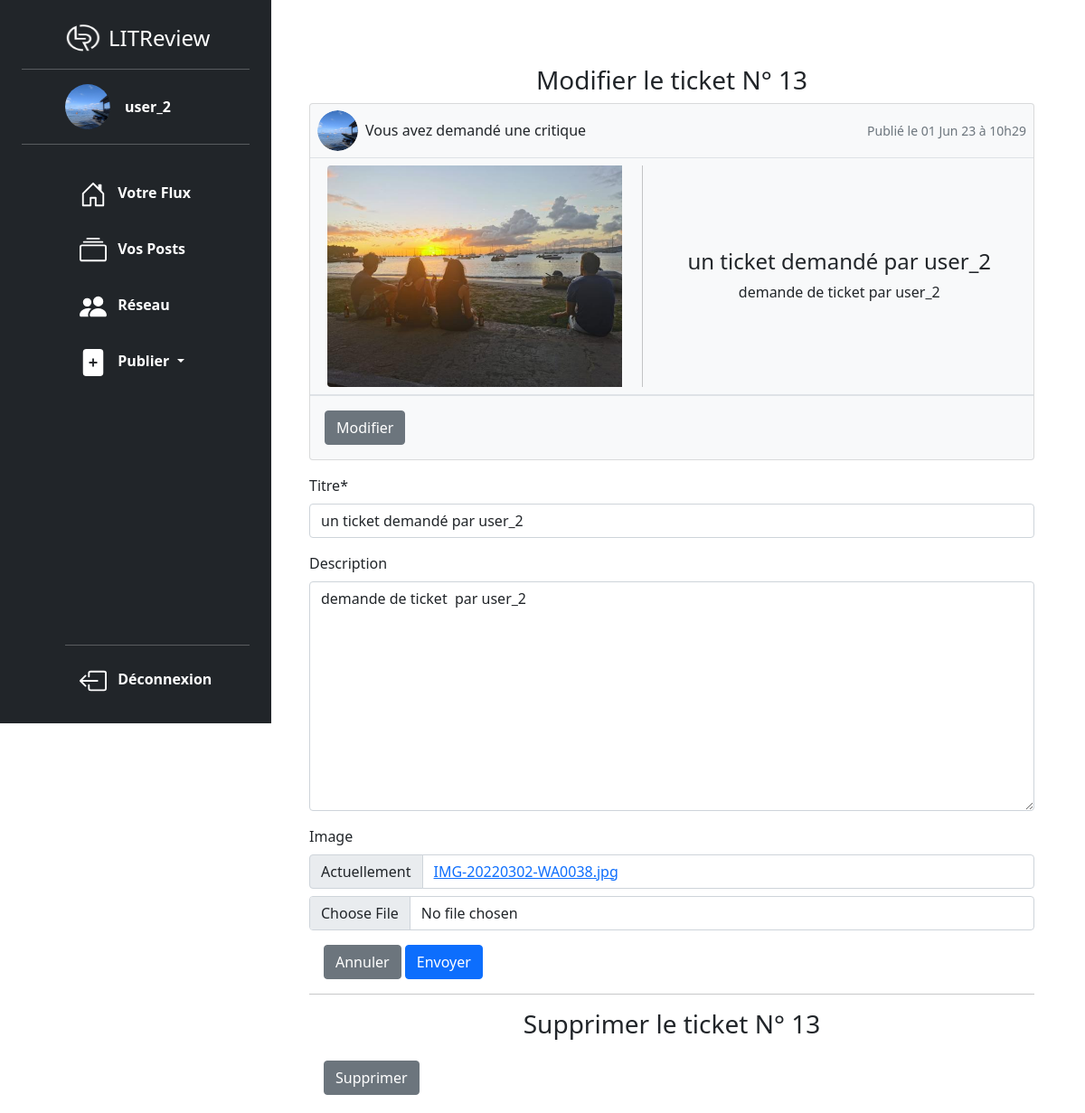
/post/ticket/13/edit/ (signed in), run on an earlier commit of the app's database.
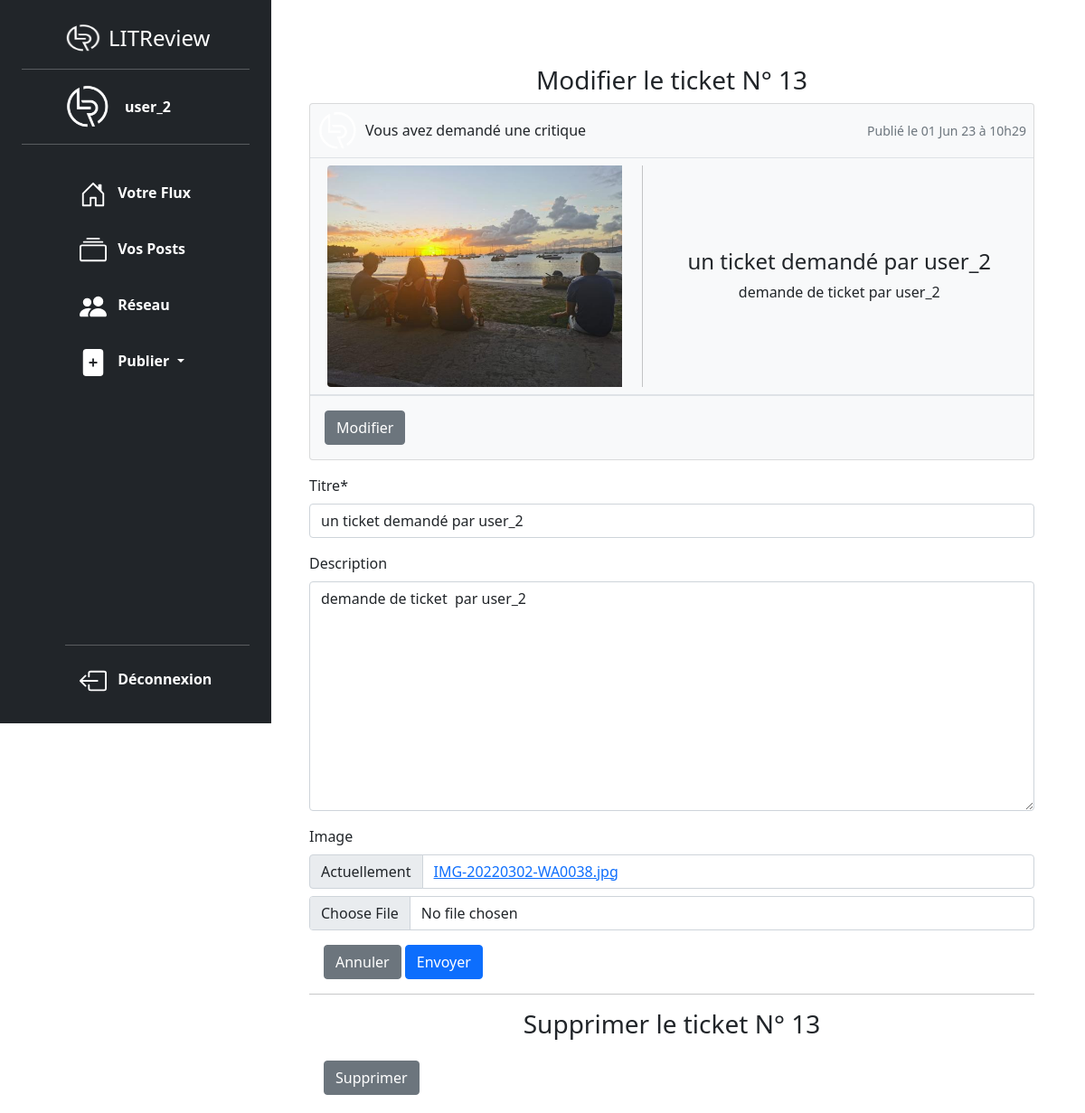
And on a later commit of the database.
### authentication/models.py (models this page shows, shortened)
class User(AbstractUser):
    SUBSCRIBER = "SUBSCRIBER"
    profil_photo = models.ImageField(verbose_name="Photo de profil")
    following = models.ManyToManyField(
        "self",
        through=UserFollows,
        symmetrical=False,
        related_name="followers",
    )

### post/models.py (models this page shows, shortened)
class Ticket(models.Model):
    title = models.CharField(max_length=128)
    description = models.TextField(max_length=2048, blank=True)
    user = models.ForeignKey(to=settings.AUTH_USER_MODEL, on_delete=models.CASCADE)
    image = models.ForeignKey(
        Photo,
        null=True,
        on_delete=models.SET_NULL,
        blank=True,
    )
    time_created = models.DateTimeField(auto_now_add=True)

class Photo(models.Model):
    image = models.ImageField(verbose_name="image", blank=True)
    caption = models.CharField(max_length=128, blank=True)
    uploader = models.ForeignKey(settings.AUTH_USER_MODEL, on_delete=models.CASCADE)
    date_created = models.DateTimeField(auto_now_add=True)
    IMAGE_MAX_SIZE = (600, 600)

### post/views.py (the view, shortened to what this page needs)
@login_required
def edit_ticket(request, ticket_id):
    ticket = get_object_or_404(models.Ticket, id=ticket_id)
    ticket_form = forms.TicketForm(instance=ticket)
    photo_form = forms.PhotoForm(instance=ticket.image)
    delete_form = forms.DeleteTicketForm()
    my_forms = [ticket_form, photo_form]
    context = {
        "ticket": ticket,
        "forms": my_forms,
        "delete_form": delete_form,
    }
    return render(request, "post/edit_ticket.html", context=context)

### post/forms.py
class DeleteTicketForm(forms.Form):
    delete_ticket = forms.BooleanField(widget=forms.HiddenInput, initial=True)

### post/templatetags/post_extra.py (called while the page is built)
@register.filter
def model_type(value):
    return type(value).__name__

@register.filter
def get_posted_at_display(posted_at):
    seconds_ago = (timezone.now() - posted_at).total_seconds()
    if seconds_ago <= HOUR:
        return "Publié il y a un instant."
    elif seconds_ago <= DAY:
        return f"Publié il y a {int(seconds_ago // HOUR)} heures."
    return f'Publié le {posted_at.strftime("%d %b %y à %Hh%M")}'

@register.simple_tag(takes_context=True)
def get_poster_display(context, user):
    if user == context["user"]:
        return "Vous avez"
    return f"{user.username} a"

### post/templates/post/edit_ticket.html (shortened to what this page needs)
{% extends 'base.html' %}
{% load crispy_forms_tags %}
{% block content %}
    <div class="container" style="max-width:850px">
        <h3 class="text-center">Modifier le ticket N° {{ticket.id}}</h3>
        {% include 'post/partials/ticket.html' %}
        <form method="post" enctype="multipart/form-data">
            {% for form in forms %}
                {{form|crispy}}
            {% endfor %}
            <div class="m-3">
                <a class="btn btn-secondary" href="{% url 'home' %}" role="button">Annuler</a>
                <button class="btn btn-primary" type="submit">Envoyer</button>
            </div>
        </form>
        <hr>
        <h3 class="text-center">Supprimer le ticket N° {{ticket.id}}</h3>
        <form method="post">
            <button type="submit" class="btn btn-secondary m-3" >Supprimer</button>
        </form>
    </div>
{% endblock content %}

### templates/partials/sidebar.html (shortened to what this page needs)
{% load static %}
{% if user.is_authenticated %}
  <div class="d-flex flex-column flex-shrink-0 p-4 text-white bg-dark vh-100 position-fixed w-25">
    <a href="/" class="d-flex align-items-center mb-3 mb-md-0 me-md-auto  text-white text-decoration-none ps-md-2 ps-xl-5">
      <img src="{% static 'images/logo_litreview.png'%}" class="bi me-2" width="40" height="32">
      <span class="fs-4">LITReview</span>
    </a>
    <div class="profil">
      <a href="{% url 'profile_view'%}" class="d-flex align-items-center text-white text-decoration-none ps-md-0 ps-xl-5" >
        {% if user.profil_photo %}
        <img src="{{ user.profil_photo.url }}" alt="{{user.username}}" width="50" height="50" class="rounded-circle me-3">
        {% else %}
        <img src="{% static 'images/default_profile.png'%}" alt="{{user.username}}" width="50" height="50" class="rounded-circle me-2">
        {% endif %}
        <strong>{{user.username}}</strong>
      </a>
    </div>
    <ul class="nav nav-pills flex-column mb-auto ps-md-0 ps-xl-5 h-100">
      <li class="nav-item pt-3">
        <a href="{% url 'home' %}" class="nav-link text-white" aria-current="page">
          <svg class="bi me-2 " width="30" height="30" fill="white"><use xlink:href="#home"></use></svg>
          <strong>Votre Flux</strong>
        </a>
      </li>
      <li class="nav-item pt-3">
        <a href="{% url 'view_user_posts'%}" class="nav-link text-white">
          <svg class="bi me-2" width="30" height="30" fill="white"><use xlink:href="#collection"></use></svg>
          <strong>Vos Posts</strong>
        </a>
      </li>
      <li class="nav-item pt-3">
        <a href="{% url 'follower_page' %}" class="nav-link text-white">
          <svg class="bi me-2" width="30" height="30" fill="white"><use xlink:href="#people-fill"></use></svg>
          <strong>Réseau</strong>
        </a>
      </li>
      <li class="nav-item pt-3 dropdown">
        <a href="#" class="nav-link text-white dropdown-toggle" id="dropdownUser1" data-bs-toggle="dropdown" aria-expanded="false">
          <svg class="bi me-2" width="30" height="30" fill="white"><use xlink:href="#file-plus-fill"></use></svg>
          <strong>Publier</strong>
        </a>
      </li>
      <li class="mt-auto">
        <hr>
        <a href="{% url 'account_logout' %}" class="nav-link text-white">
          <svg  class="bi bi-box-arrow-left me-2" width="30" height="30" fill="white"><use xlink:href="#box-arrow-left"></use>
          </svg>
          <strong>Déconnexion</strong>
        </a>
      </li>
    </ul>
  </div>
{% endif %}

### post/templates/post/partials/ticket.html (shortened to what this page needs)
{% load static %}
{% load post_extra %}
<div class="card text-dark bg-light mb-3" style="max-width:850px">
    {% include "post/partials/header_card.html" with element=ticket %}
    <div class="row g-0 align-items-center justify-content-around border-bottom border-2 p-2">
        <div class="col-md-5 text-center">
            {% if ticket.image.image %}
                <img src="{{ticket.image.image.url}}" class="card-img-left rounded-start img-fluid w-auto h-auto" style="max-height:250px" alt="image du ticket">
            {% else %}
                <img src="{% static 'images/livre_default.jpg'%}"  class="card-img-left rounded-start img-fluid w-auto h-auto" style="max-height:250px" alt="image par default du ticket">
            {% endif %}
        </div>
        <div class="col-md-6 text-center" >
            <div class="card-body">
                <h4 class="card-title">{{ticket.title}}</h4>
                <p class="card-text overflow-auto">{{ticket.description}}</p>
            </div>
        </div>
    </div>
    <div class="d-flex bd-highlight">
        {% if user == ticket.user%}
            <p class="my-0 p-2 bd-highlight">
                <a href="{% url 'edit_ticket' ticket.id %}" class="btn btn-secondary m-2 ">Modifier</a>
            </p>
        {% endif %}
    </div>
</div>

### post/templates/post/partials/header_card.html
{% load static %}
{% load post_extra %}
<div class="d-flex bd-highlight border-bottom align-items-center"  style="height: 60px;">
    <div class="ms-2">
        <div class="d-flex justify-content-center align-items-center rounded-circle p-auto" style="width : 45px; height : 45px; overflow: hidden;">
          {% if element.user.profil_photo %}
            <img class="img-fluid rounded-circle w-100 h-100" src={{ element.user.profil_photo.url }} alt="photo de profil personnalisée de l'utilisateur">
            {% else %}
            <img class="img-fluid rounded-circle" src="{% static 'images/default_profile.png'%}" alt="photo de profil par default de l'utilisateur">
            {% endif %}
        </div>
    </div>
    {% if element|model_type == 'Ticket' %}
        <p class="my-0 p-2 bd-highlight">{%get_poster_display element.user%} demandé une critique</p>
    {% elif element|model_type == 'Review' %}
        <p class="my-0 p-2 bd-highlight">{%get_poster_display element.user%} publié une critique</p>
    {% endif %}
    <p class="my-0 ms-auto p-2 bd-highlight"><small class="text-muted">{{ element.time_created|get_posted_at_display}}</small> </p>
</div>

What changed in the data, as far as the page shows it:
changed User "user_2": profil_photo: a different picture
changed through a linked row, Ticket "un ticket demandé par user_2": user.profil_photo: a different picture
